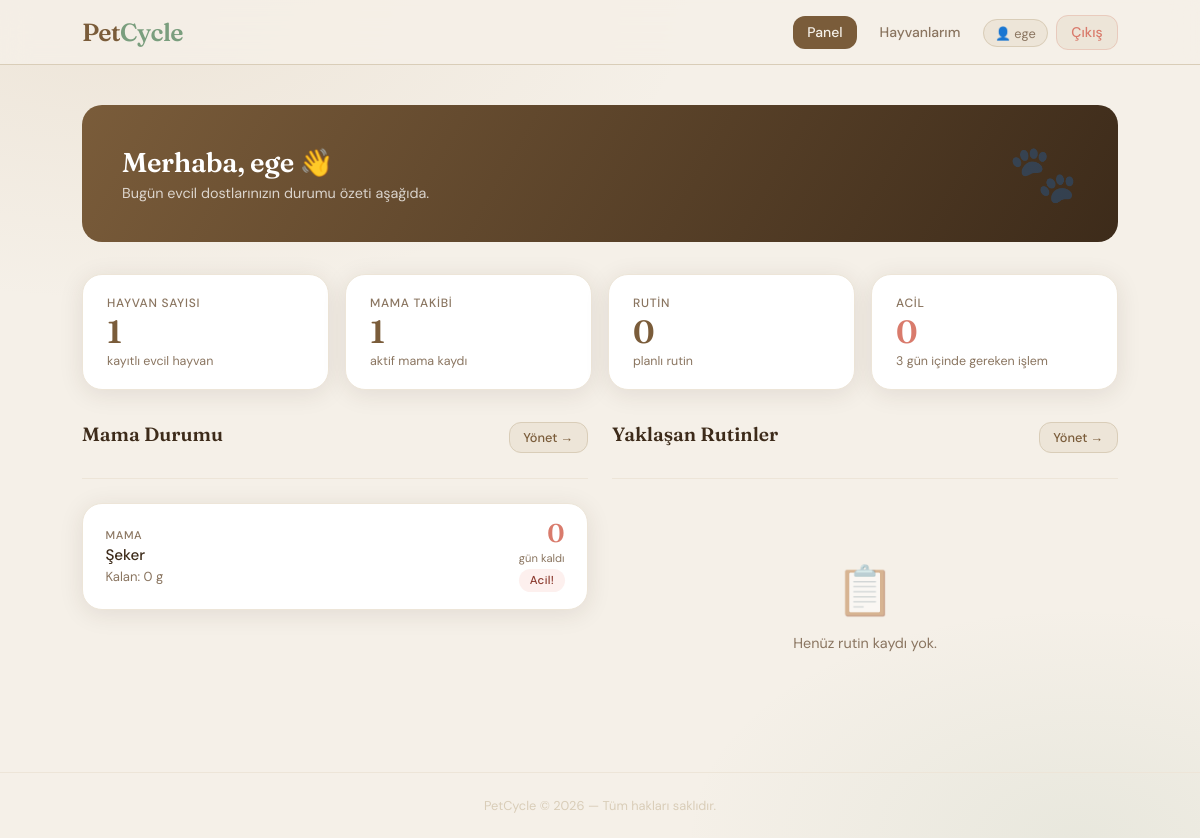
The app's page /dashboard (signed in) with its own data.
### tables this page shows
CREATE TABLE inventory_and_routines (
            id INTEGER PRIMARY KEY AUTOINCREMENT,
            pet_id INTEGER NOT NULL,
            item_type TEXT NOT NULL, 
            total_amount INTEGER,     
            interval_days INTEGER,      
            next_due_date DATE,       
            last_action_date DATE DEFAULT (date('now', 'localtime')),
            FOREIGN KEY (pet_id) REFERENCES pets (id)
        );

CREATE TABLE pets (
            id INTEGER PRIMARY KEY AUTOINCREMENT,
            user_id INTEGER NOT NULL,
            name TEXT NOT NULL,
            species TEXT NOT NULL,
            daily_food_gram INTEGER NOT NULL,
            FOREIGN KEY (user_id) REFERENCES users (id)
        );

### app.py (the view)
@app.route('/dashboard')
@login_required
def dashboard():
    user_id = session['user_id']
    username = session['username']
    conn = get_db_connection()
    pets = conn.execute('SELECT * FROM pets WHERE user_id = ?', (user_id,)).fetchall()
    items = conn.execute('''
        SELECT ir.*, p.name as pet_name, p.daily_food_gram
        FROM inventory_and_routines ir
        JOIN pets p ON ir.pet_id = p.id
        WHERE p.user_id = ?
    ''', (user_id,)).fetchall()
    conn.close()
    today = date.today()
    processed_items = []
    for item in items:
        item_data = dict(item)
        if item_data['item_type'] == 'Mama' and item_data['total_amount'] is not None:
            action_date_str = item_data['last_action_date'][:10]
            action_date = datetime.strptime(action_date_str, '%Y-%m-%d').date()
            days_passed = max((today - action_date).days, 0)
            consumed_amount = days_passed * item_data['daily_food_gram']
            remaining_amount = max(item_data['total_amount'] - consumed_amount, 0)
            daily = item_data['daily_food_gram']
            remaining_days = remaining_amount // daily if daily > 0 else 0
            item_data['calculated_remaining_amount'] = remaining_amount
            item_data['food_remaining_days'] = remaining_days
            item_data['days_left'] = None
        elif item_data['next_due_date']:
            target_date = datetime.strptime(item_data['next_due_date'], '%Y-%m-%d').date()
            item_data['days_left'] = (target_date - today).days
        processed_items.append(item_data)
    return render_template('dashboard.html', username=username, pets=pets, items=processed_items)

### app.py (called while the page is built)
def get_db_connection():
    conn = sqlite3.connect(DATABASE)
    conn.row_factory = sqlite3.Row
    return conn

@app.context_processor
def inject_now():
    return {'now': datetime.now()}

def login_required(f):
    @wraps(f)
    def decorated_function(*args, **kwargs):
        if 'user_id' not in session:
            flash('Lütfen önce giriş yapın.', 'warning')
            return redirect(url_for('login'))
        return f(*args, **kwargs)
    return decorated_function

### templates/dashboard.html (shortened to what this page needs)
{% extends "base.html" %}
{% block content %}
<div class="welcome-banner">
    <div>
        <h1>Merhaba, {{ username }} 👋</h1>
        <p>Bugün evcil dostlarınızın durumu özeti aşağıda.</p>
    </div>
    <div class="banner-icon">🐾</div>
</div>
{% set pet_count = pets | length %}
{% set food_items = items | selectattr('item_type', 'equalto', 'Mama') | list %}
{% set routine_items = items | rejectattr('item_type', 'equalto', 'Mama') | list %}
{% set urgent = items | selectattr('days_left', 'defined') | selectattr('days_left', 'ne', none) | selectattr('days_left', 'le', 3) | list %}
<div class="stats-row">
    <div class="stat-card">
        <span class="stat-label">Hayvan sayısı</span>
        <span class="stat-value">{{ pet_count }}</span>
        <span class="stat-sub">kayıtlı evcil hayvan</span>
    </div>
    <div class="stat-card">
        <span class="stat-label">Mama takibi</span>
        <span class="stat-value">{{ food_items | length }}</span>
        <span class="stat-sub">aktif mama kaydı</span>
    </div>
    <div class="stat-card">
        <span class="stat-label">Rutin</span>
        <span class="stat-value">{{ routine_items | length }}</span>
        <span class="stat-sub">planlı rutin</span>
    </div>
    <div class="stat-card">
        <span class="stat-label">Acil</span>
        <span class="stat-value" style="color:var(--blush)">{{ urgent | length }}</span>
        <span class="stat-sub">3 gün içinde gereken işlem</span>
    </div>
</div>
<div class="section-row">
    <div>
        <div class="flex items-center justify-between mb-2">
            <h2 class="section-title" style="margin-bottom:0;border:none">Mama Durumu</h2>
            <a href="{{ url_for('pets') }}" class="btn btn-ghost btn-sm">Yönet →</a>
        </div>
        <hr class="divider">
        {% set food_items = items | selectattr('item_type', 'equalto', 'Mama') | list %}
        {% if food_items %}
        <div class="item-list">
            {% for item in food_items %}
            {% set days = item.food_remaining_days %}
            <div class="item-row">
                <div class="item-row-left">
                    <span class="item-row-type">{{ item.item_type }}</span>
                    <span class="item-row-name">{{ item.pet_name }}</span>
                    <span class="item-row-detail">
                        Kalan: {{ item.calculated_remaining_amount }} g
                    </span>
                </div>
                <div class="days-pill">
                    <span class="days-number {% if days <= 2 %}day-danger{% elif days <= 7 %}day-warn{% else %}day-ok{% endif %}">
                        {{ days }}
                    </span>
                    <span class="days-label">gün kaldı</span>
                    {% if days <= 2 %}
                        <span class="badge badge-danger">Acil!</span>
                    {% elif days <= 7 %}
                        <span class="badge badge-warn">Az kaldı</span>
                    {% else %}
                        <span class="badge badge-ok">İyi</span>
                    {% endif %}
                </div>
            </div>
            {% endfor %}
        </div>
        {% else %}
        <div class="empty-state">
            <div class="empty-icon">🥣</div>
            <p>Henüz mama kaydı yok.</p>
        </div>
        {% endif %}
    </div>
    <div>
        <div class="flex items-center justify-between mb-2">
            <h2 class="section-title" style="margin-bottom:0;border:none">Yaklaşan Rutinler</h2>
            <a href="{{ url_for('pets') }}" class="btn btn-ghost btn-sm">Yönet →</a>
        </div>
        <hr class="divider">
        {% set routine_items = items | rejectattr('item_type', 'equalto', 'Mama') | list %}
        {% if routine_items %}
        <div class="item-list">
            {% for item in routine_items %}
            {% set days = item.days_left %}
            <div class="item-row">
                <div class="item-row-left">
                    <span class="item-row-type">{{ item.item_type }}</span>
                    <span class="item-row-name">{{ item.pet_name }}</span>
                    {% if item.next_due_date %}
                    <span class="item-row-detail">📅 {{ item.next_due_date }}</span>
                    {% endif %}
                </div>
                <div class="days-pill">
                    {% if days is not none %}
                    <span class="days-number {% if days < 0 %}day-danger{% elif days <= 3 %}day-warn{% else %}day-ok{% endif %}">
                        {% if days < 0 %}{{ days | abs }}{% else %}{{ days }}{% endif %}
                    </span>
                    <span class="days-label">
                        {% if days < 0 %}gün geçti{% else %}gün kaldı{% endif %}
                    </span>
                    {% if days < 0 %}
                        <span class="badge badge-danger">Gecikti!</span>
                    {% elif days <= 3 %}
                        <span class="badge badge-warn">Yaklaşıyor</span>
                    {% else %}
                        <span class="badge badge-ok">Tamam</span>
                    {% endif %}
                    {% else %}
                    <span class="badge badge-sage">—</span>
                    {% endif %}
                </div>
            </div>
            {% endfor %}
        </div>
        {% else %}
        <div class="empty-state">
            <div class="empty-icon">📋</div>
            <p>Henüz rutin kaydı yok.</p>
        </div>
        {% endif %}
    </div>
</div>
{% endblock %}

### records on screen
inventory_and_routines: item_type "MAMA", pet_name "Şeker", calculated_remaining_amount "0", days "0"

### other values on screen
{{ session.username }} "ege"
{{ username }} "ege"
{{ pet_count }} "1"
{{ food_items | length }} "1"
{{ routine_items | length }} "0"
{{ urgent | length }} "0"
